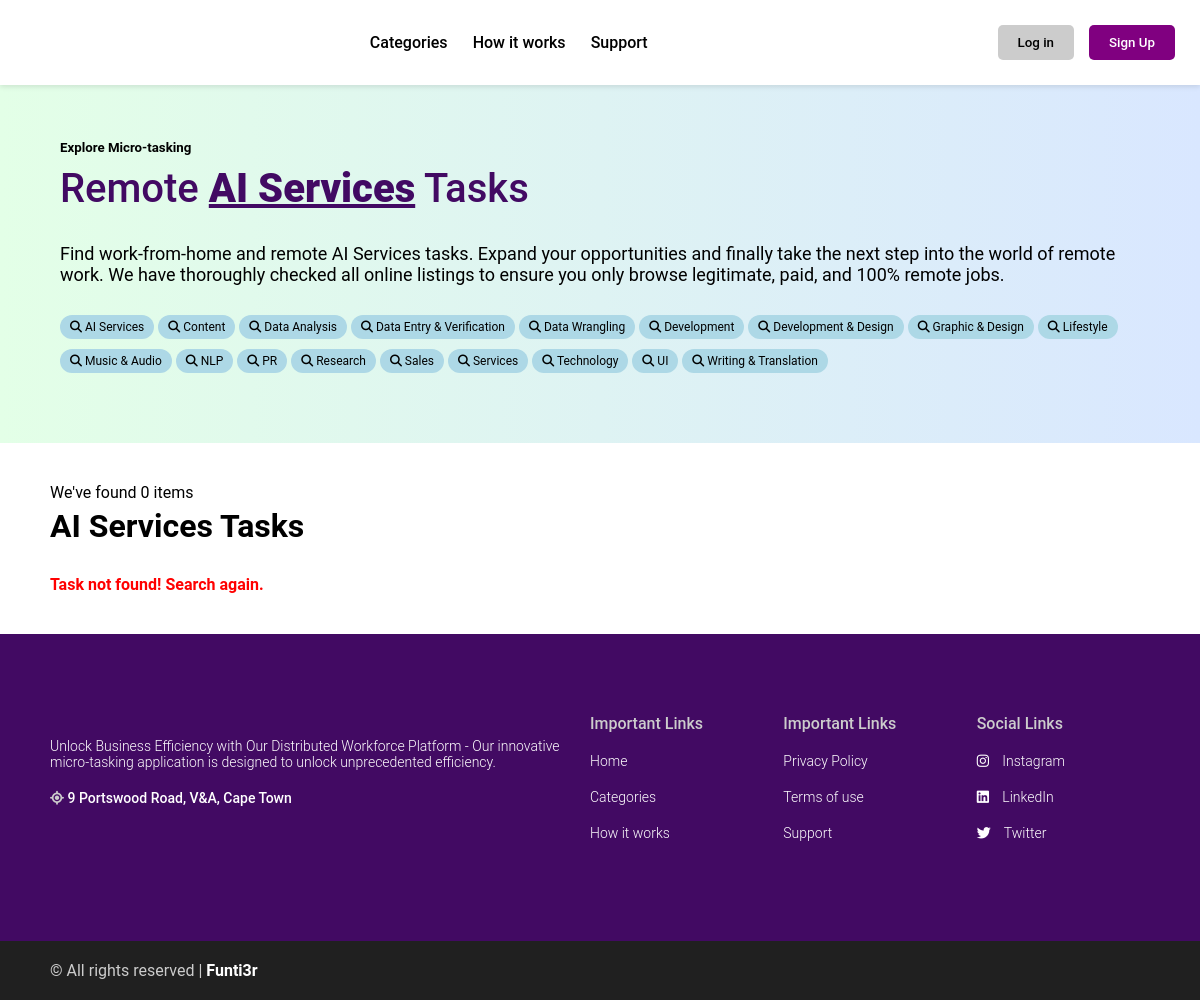
The app's page /category/4/ with its own data.
### tasks/models.py (models this page shows, shortened)
class Category(models.Model):
    name = models.CharField(max_length=255)
    icon = models.ImageField(upload_to='category_icons/', null=True, blank=True)
    class Meta:
        ordering = ("name",)
        verbose_name_plural = "Categories"

### myapp/views.py (the view)
# urls.py: path('category/<int:category_id>/', category_tasks, name='category_tasks'),
def category_tasks(request, category_id):
    categories = Category.objects.all()
    category = get_object_or_404(Category, id=category_id)
    tasks = Task.objects.filter(category=category)
    return render(request, "myapp/category_tasks.html", {"category": category, "categories": categories ,"tasks": tasks})

### notifications/context_processors.py (called while the page is built)
def notifications(request):
    if request.user.is_authenticated:
        return {"notifications": request.user.notifications.filter(is_read=False)}
    else:
        return {"notifications": []}

### myapp/templates/myapp/category_tasks.html (shortened to what this page needs)
{% extends "myapp/nav-footer.html" %}
{% load static %}
{% block content %}
<div class="main">
    <div class="hero">
        <div class="hero-section">
            <h5 class="hero-subtitle">Explore Micro-tasking</h5>
            <h1 class="hero-section-title">
                Remote <span>{{ category.name }}</span> Tasks
            </h1>
                <p class="hero-text">Find work-from-home and remote {{ category.name }} tasks. Expand your opportunities and finally take the next step into the world of remote work. We have thoroughly checked all online listings to ensure you only browse legitimate, paid, and 100% remote jobs.
                </p>
                <div class="hero-categories">
                    <div class="categories">
                            {% for category in categories %}
                            <a href="{% url 'category_tasks' category.id %}">
                                <button class="btn-category">
                                    <i class="fa fa-search"></i> {{ category.name }}
                                </button>
                            </a>
                            {% endfor %}
                    </div>
                </div>
        </div>
    </div>
</div>
<div class="category-results">
<div class="container">
    <h2 class="category-title">We've found {{ category.tasks.count }} items </h2>
    <h1 class="title">{{ category.name }} Tasks</h1>
    <div class="card-grid">
        {% for task in tasks %}
           <div class="card-item">
            {% if task.image %}
            <img src="{{ task.image.url }}" class="image" alt="Task Image">
            {% endif %}
                        <div class="card-body">
                            <div class="info">
                                <h2 class="card-title">{{ task.title }}</h2>
                                <h2 class="card-amount">{{ task.category }}</h2>
                            </div>
                            <p class="card-description"> {{ task.short_description|truncatewords:10 }} </p>
                            <!-- {% if user.is_authenticated %}
                                <form action="{% url 'toggle_favorite' task.id %}" method="post">
                                    {% csrf_token %}
                                    <input type="submit" class="favorite" value="{% if task in user.favorite_tasks.all %} Remove from Favorites{% else %} Add to Favorites {% endif %}">
                                </form>
                            {% else %}
                                <p>Login to add to Favorites.</p>
                            {% endif %}  -->
                        </div>
                        <div class="card-footer">
                            {% if request.user == task.created_by %}
                                <a href="{% url 'edit_task' task.id %}" class="edit">Edit</a>
                                <a href="{% url 'delete_task' task.id %}" class="delete">Delete</a>
                            {% else %}
                                <a href="{% url 'task_detail' task.id %}" class="view-more">View More</a>
                            {% endif %}
                            <div class="company-name">
                                {% if task.company_logo %}
                                <img src="{{ task.company_logo.url }}" class="company_logo">
                                {% endif %}
                            </div>
                        </div>
                    </div>
        {% empty %}
        <p class="task-notification">Task not found! Search again.</p>
        {% endfor %}
    </div>
</div>
</div>
{% endblock content %}

### static/css/style.css (style rules this page uses)
:root { --color-primary: #420A63; --color-secondary: #FC6B26; --color-tertiary: #F70A03; --color: rgb(255,255,255); --background-color: rgb(29, 38,154); --box-shadow: 0 6px 7px -4px rgba(0,0,0,0.2); }
* { margin: 0; padding: 0; box-sizing: border-box; text-decoration: none; list-style: none; font-family: 'Roboto', Arial, sans-serif; }
a { text-decoration: none; }

### static/css/card.css (style rules this page uses)
.card-grid { display:grid; grid-template-columns: repeat(auto-fit, minmax(250px, 1fr)); gap: 20px; }

### myapp/templates/myapp/category_tasks.html (style rules this page uses)
body { padding-top: 80px; }
.container { max-width: 1100px; margin: 0 auto; }
.task-notification { color: red; font-weight: 600; }
.title { margin-bottom: 30px; }
.main { background: linear-gradient(90deg, #e3ffe7 0%, #d9e7ff 100%); padding: 60px; }
.hero { max-width: 1100px; margin: 0 auto; display: grid; grid-template-columns: 1fr; gap: 40px; align-items: center; }
.hero-section-title { font-weight: 500; font-size: 40px; }
.hero-section-title span { font-weight: 900; color: #420A63; text-decoration: underline; }
.hero-subtitle { margin-bottom: 10px; }
.hero-text { font-size: 18px; font-weight: 400; margin: 30px 0; }
.btn-category { font-size: 12px; background: lightblue; border: none; border-radius: 20px; padding: 5px 10px; cursor: pointer; transition: all 0.1s ease; margin-bottom: 10px; }
.hero-categories { margin-top: 15px; display: flex; flex-wrap: wrap; align-items: center; gap: 20px; }
.category-title { font-size: 12px; font-weight: 400; }
a { color: black; }
.category-results { margin: 40px 0; }
.category-title { font-size: 16px; margin-bottom: 5px; }

### records on screen
Category: name "AI Services", tasks.count "0"
Category: name "Content"
Category: name "Data Analysis"
Category: name "Data Entry & Verification"
Category: name "Data Wrangling"
Category: name "Development"
Category: name "Development & Design"
Category: name "Graphic & Design"
Category: name "Lifestyle"
Category: name "Music & Audio"
Category: name "NLP"
Category: name "PR"
Category: name "Research"
Category: name "Sales"
Category: name "Services"
Category: name "Technology"
Category: name "UI"
Category: name "Writing & Translation"
